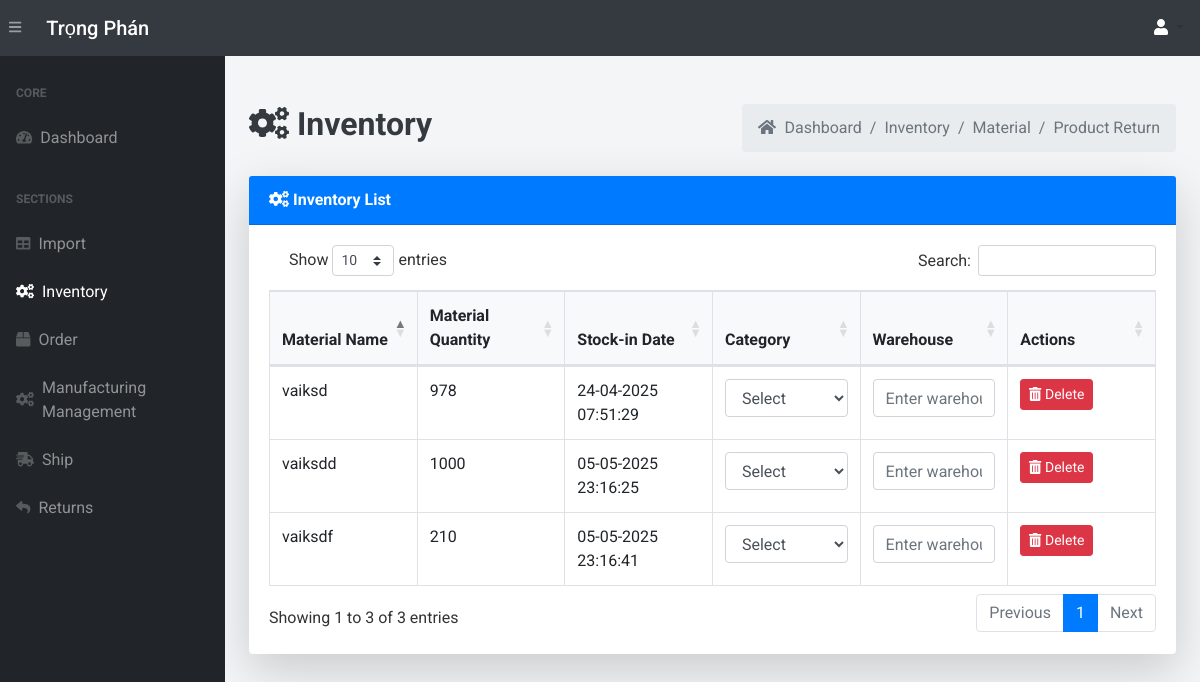
The page /inventory/ (signed in) on the database as committed earlier.
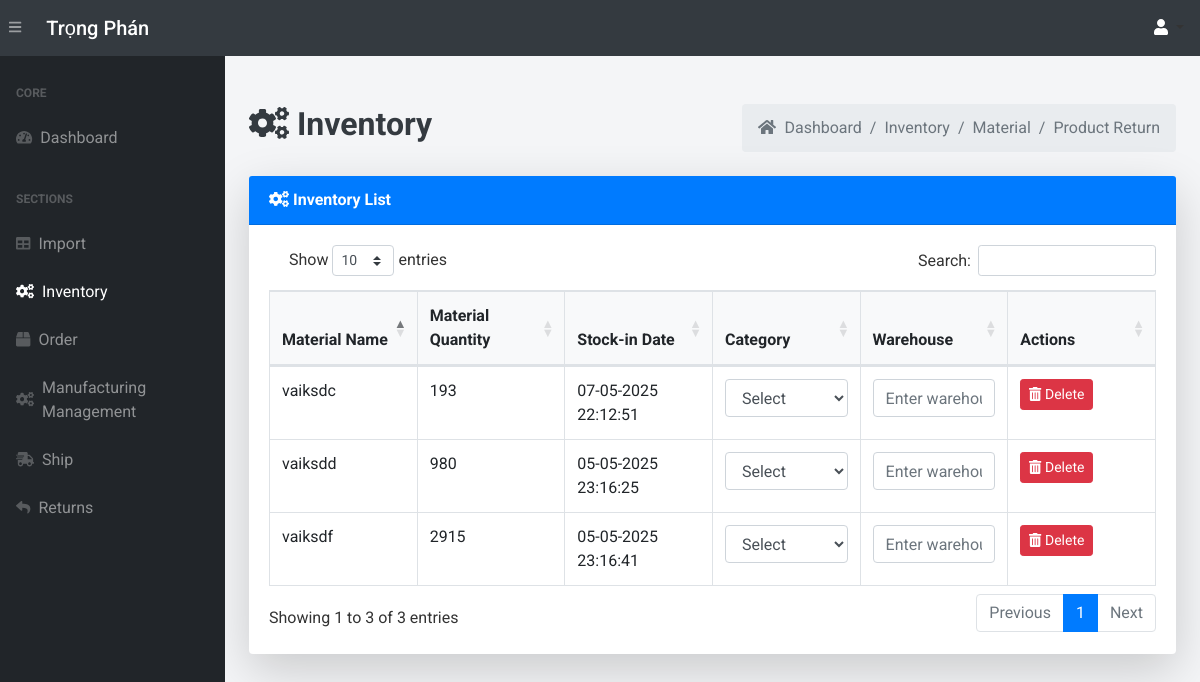
The same page on the database as committed later.
### app.py (models this page shows, shortened)
class Inventory(db.Model):
    __tablename__ = 'inventory'
    stockTran_id = db.Column(db.Integer, primary_key=True)  # Unique ID for the inventory record
    product_name = db.Column(db.String(255), nullable=False)  # Name of the product
    quantity = db.Column(db.Integer, nullable=False, default=0)  # Quantity of the product in stock
    transaction_type = db.Column(db.String(50), nullable=False)  # "Addition" or "Removal"
    transaction_date = db.Column(db.DateTime, default=vietnam_now)  # Date of transaction
    import_id = db.Column(db.Integer, db.ForeignKey('imports.import_id'), nullable=False)  # Foreign Key to Import (raw material)
    import_data = db.relationship('Import', backref='inventory_records', lazy=True)
    category = db.Column(db.String(255))
    warehouse=db.Column(db.String(255))

class Import(db.Model):
    __tablename__ = 'imports'
    import_id = db.Column(db.Integer, primary_key=True, autoincrement=True)
    material_name = db.Column(db.String(255), nullable=False)
    material_description = db.Column(db.String(255))
    quantity_in_stock = db.Column(db.Integer, default=0)
    reorder_level = db.Column(db.Integer, default=30)
    sup_name = db.Column(db.String(255), nullable=False)
    sup_contact_info = db.Column(db.String(255), nullable=False)
    sup_address = db.Column(db.String(255), nullable=False)
    status = db.Column(db.String(50), default="Supplying")
    section_name = db.Column(db.String(255))  # Section name for classification
    category = db.Column(db.String(255))  # Category of the material

### app.py (the view)
@app.route('/inventory/')
@login_required
def view_inventory():
    inventory = Inventory.query.all()
    low_stock_items = [item for item in inventory if item.quantity <= item.import_data.reorder_level]
    imports = Import.query.all()
    return render_template("inventory.html", inventory=inventory, imports=imports,low_stock_items=low_stock_items )

### app.py (called while the page is built, shortened)
@login_manager.user_loader
def load_user(user_id):
    return User.query.get(int(user_id))

def add_monthly_data():
    current_year = datetime.now().year
    months = [f"{current_year}-{str(month).zfill(2)}" for month in range(1, 4)]  # Tháng 1 đến tháng 6
    for month in months:
        existing_month_data = db.session.query(Order).filter(Order.order_date.like(f'{month}%')).first()
    db.session.commit()

@app.before_request
def initialize_data():
    add_monthly_data()

### templates/inventory.html (shortened to what the changed rows need)
{% extends 'base.html' %}
{% block content %}
<main>
    <div class="container-fluid mt-5">
        <div class="d-flex justify-content-between align-items-center mb-4">
            <h1 class="text-dark font-weight-bold"  style="font-size: 2rem;">
                <i class="fas fa-cogs"></i> Inventory</h1>
        </div>
        <div class="card shadow-lg border-0 mb-4">
            <div class="card-body">
                <table class="table table-bordered table-hover" id="dataTable" width="100%" cellspacing="0" style="table-layout: fixed;">
                    <thead class="bg-light">
                        <tr>
                            <th>Material Name</th>
                            <th>Material Quantity</th>
                            <th>Stock-in Date</th>
                            <th>Category</th>
                            <th>Warehouse</th>
                            <th>Actions</th>
                        </tr>
                    </thead>
                    <tbody>
                        {% for item in inventory %}
                        <tr>
                            <td>{{ item.import_data.material_name }}</td>
                            <td>
                                {% if item.quantity < item.import_data.reorder_level %}
                                    <span class="text-danger">Stock is low! Please update records.</span>
                                {% else %}
                                    {{ item.quantity }}
                                {% endif %}
                            </td>
                            <td>{{ item.transaction_date.strftime('%d-%m-%Y %H:%M:%S') }}</td>
                            <td>
                                {% if item.category is none %}
                                    <form action="{{ url_for('classify_material', inventory_id=item.stockTran_id) }}" method="POST" class="d-flex flex-column align-items-start">
                                        <select name="category" required class="form-control mb-2">
                                            <option value="" disabled selected>Select</option>
                                        </select>
                                    </form>
                                {% else %}
                                    {{ item.category }}
                                {% endif %}
                            </td>
                            <td>
                                {% if item.warehouse is none %}
                                    <form action="{{ url_for('classify_warehouse', inventory_id=item.stockTran_id) }}" method="POST" class="d-flex flex-column align-items-start">
                                        <input type="text" name="warehouse" placeholder="Enter warehouse" required class="form-control mb-2">
                                    </form>
                                {% else %}
                                    {{ item.warehouse }}
                                {% endif %}
                            </td>
                            <td>
                                {% if item.import_data and item.quantity < item.import_data.reorder_level %}
                                    <a href="{{ url_for('create_purchase_request', import_id=item.stockTran_id) }}" class="btn btn-ac btn-sm hover-shadow">
                                        <i class="fas fa-cart-plus"></i> Create Purchase
                                    </a>
                                {% else %}
                                <form action="{{ url_for('delete_inventory', inventory_id=item.stockTran_id) }}" method="POST" style="display:inline;">
                                    <button type="submit" class="btn btn-danger btn-sm hover-shadow" onclick="return confirm('Are you sure you want to delete this inventory item?')">
                                        <i class="fas fa-trash-alt"></i> Delete
                                    </button>
                                </form>
                                {% endif %}
                            </td>
                        </tr>
                        {% endfor %}
                    </tbody>
                </table>
            </div>
        </div>
    </div>
</main>
{% endblock %}

Rows that differ between the two databases and show on the page:
removed Inventory: import_data.material_name "vaiksd", quantity "978", transaction_date "24-04-2025 07:51:29"
changed Inventory "vaiksdd": quantity "1000" → "980"
changed Inventory "vaiksdf": quantity "210" → "2915"
added Inventory: import_data.material_name "vaiksdc", quantity "193", transaction_date "07-05-2025 22:12:51"
